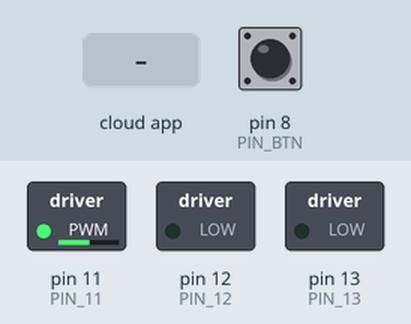
A sketch run on a simulated Arduino Uno, built with avr-gcc and run on an emulated ATmega328P. Parts: switched loads named in the sketch (green lamp = pin HIGH). Inputs (shaded band) come from the test bench; at power-on: pin 8 (PIN_BTN) HIGH. The ROS host is connected and sends only what is stated.

Above: at 1.2 s.
1.3 s: the phone or cloud app sets motor_toggle to 0
At 1.9 s:
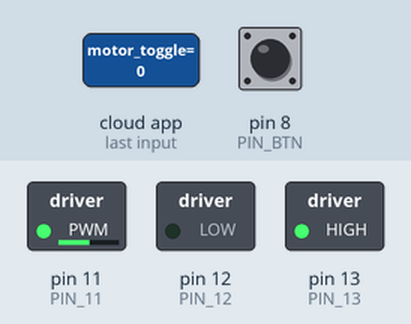
Timing chart, 0 to 5.8 s (numbered marks = the images above; inputs shaded):
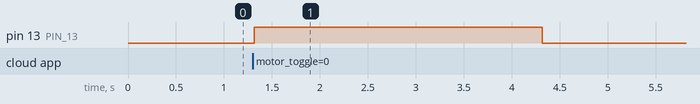

The sketch:

motor.ino
```cpp
#include <ros.h>
#include <std_msgs/String.h>
#include <std_msgs/UInt16.h>
#include <std_msgs/Empty.h>
#include <std_msgs/Bool.h>

// put function declarations here:
int PIN_13 = 13;
int PIN_12 = 12;
int PIN_11 = 11;
int PIN_BTN = 8;


ros::NodeHandle nh;

std_msgs::UInt16 Status;
std_msgs::Bool BTN;
bool check = false;

void cb(const std_msgs::Empty& togglemsg){
    check = !check;
    if (check == true){
        digitalWrite(PIN_13, HIGH);
        digitalWrite(PIN_12, LOW);
        Status.data = 1;
        delay(3000);
        digitalWrite(PIN_13, LOW);
    } else{
        digitalWrite(PIN_13, LOW);
        digitalWrite(PIN_12, LOW);
        Status.data = 0;
    }

}


ros::Publisher pub("Status", &Status);
ros::Subscriber<std_msgs::Empty> sub("motor_toggle", &cb);
ros::Publisher pub2("BTN", &BTN);

void setup() {
    pinMode(PIN_13, OUTPUT);
    pinMode(PIN_12, OUTPUT);
    pinMode(PIN_11, OUTPUT);
    pinMode(PIN_BTN, INPUT_PULLUP);
    analogWrite(PIN_11, 130);
    nh.initNode();
    nh.advertise(pub);
    nh.advertise(pub2);
    nh.subscribe(sub);

}


void loop() {
    if (digitalRead(PIN_BTN) == HIGH) {
        BTN.data = false;
    } else {
        BTN.data = true;
    }
    pub.publish(&Status);
    pub2.publish(&BTN);
    nh.spinOnce();
    delay(100);
}
```

Measured:
- after the input at 1.3 s, pin 13 (PIN_13): LOW → HIGH at once, → LOW 3.0 s later
